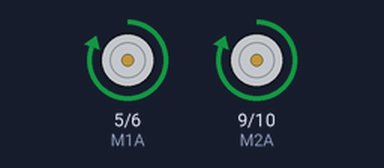
Recording of a sketch running on a simulated Arduino Uno, built with avr-gcc and run on an emulated ATmega328P. Parts: motor-driver pin pairs drawn as motors (green arrow = first pin HIGH = forward, orange = second pin HIGH = backward, longer = more drive).

Above: at 1.5 s.
At 5.5 s:
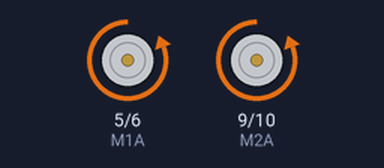
At 9.5 s:
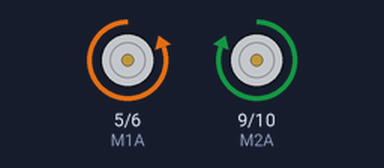
At 13.5 s:
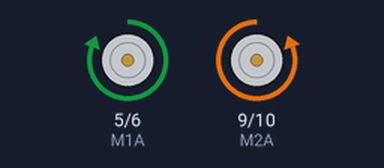
Timing chart, 0 to 20.8 s (numbered marks = the images above):
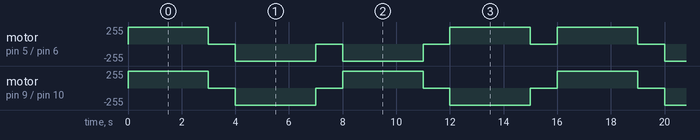

The sketch:

twoMotor_function1.ino
```cpp
//******************************************************
// ROBOT SERIES
// Basic 2-Motor Control using Functions
// Vasu Udompetaikul   Dept. of Agri Engineering, KMITL
//******************************************************
#define M1A  5   // Pin 5  <--> IN1  (Use IN1 & IN2 to control motor M1)
#define M1B  6   // Pin 6  <--> IN2
#define M2A  9   // Pin 9  <--> IN3  (Use IN3 & IN4 to control motor M2)
#define M2B  10  // Pin 10 <--> IN4

void setup() {
  pinMode(M1A, OUTPUT);
  pinMode(M1B, OUTPUT);
  pinMode(M2A, OUTPUT);
  pinMode(M2B, OUTPUT);
}

void Stop(){
  digitalWrite(M1A, LOW);  // Stop
  digitalWrite(M1B, LOW);
  digitalWrite(M2A, LOW);
  digitalWrite(M2B, LOW);
}

void Forward(){
  digitalWrite(M1A, HIGH);
  digitalWrite(M1B, LOW);
  digitalWrite(M2A, HIGH);
  digitalWrite(M2B, LOW);
}

void Reverse(){
  digitalWrite(M1A, LOW);
  digitalWrite(M1B, HIGH);
  digitalWrite(M2A, LOW);
  digitalWrite(M2B, HIGH);
}

void Left(){
  digitalWrite(M1A, LOW);
  digitalWrite(M1B, HIGH);
  digitalWrite(M2A, HIGH);
  digitalWrite(M2B, LOW);
}

void Right(){
  digitalWrite(M1A, HIGH);
  digitalWrite(M1B, LOW);
  digitalWrite(M2A, LOW);
  digitalWrite(M2B, HIGH);
}

void loop() {
  Forward();  delay(3000);
  Stop();     delay(1000);

  Reverse();  delay(3000);
  Stop();     delay(1000);

  Left();     delay(3000);
  Stop();     delay(1000);

  Right();    delay(3000);
  Stop();     delay(1000);
}
```

Measured:
- by itself, motor on pin 9 (M2A) / pin 10 (M2B): repeats every 8.0 s: stopped 1.0 s, backward 255/255 3.0 s, stopped 1.0 s, forward 255/255 3.0 s
- by itself, motor on pin 5 (M1A) / pin 6 (M1B): repeats every 16.0 s: 2 × (stopped 1.0 s, backward 255/255 3.0 s), 2 × (stopped 1.0 s, forward 255/255 3.0 s)
